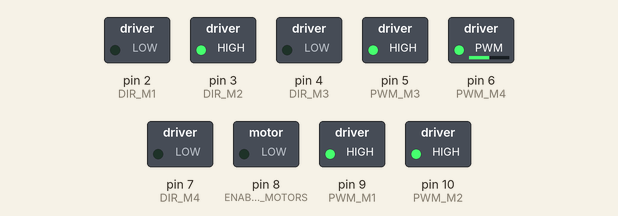
Simulated run of this sketch. Board: Arduino Uno, built with avr-gcc and run on an emulated ATmega328P. Shown: switched loads named in the sketch (green lamp = pin HIGH). Pins used as bus, display or sensor lines are not drawn.

Above: at 0.1 s.
Timing chart, 0 to 1.6 s (numbered marks = the images above):
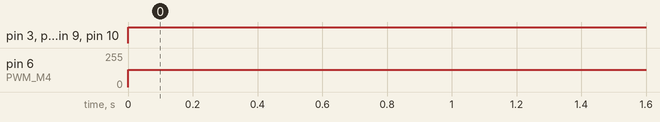

The sketch:

motorController.ino
```cpp
// imported library code from Progressive Automations

// include the SPI library (used to control H-Bridge Motor Controllers):
// Serial Peripheral Interface (SPI)
#include <SPI.h>

// Set Directional Pins for controlling motor direction
#define DIR_M1 2
#define DIR_M2 3
#define DIR_M3 4
#define DIR_M4 7

// Set PWM Pins for the motors
#define PWM_M1 9
#define PWM_M2 10
#define PWM_M3 5
#define PWM_M4 6

// Set Slave Pins for the motors
#define SS_M1 11
#define SS_M2 12
#define SS_M3 13
#define SS_M4 14

// Enable for all 4 motors
#define ENABLE_MOTORS 8

int pwm1, pwm2, pwm3, pwm4;
boolean dir1, dir2, dir3, dir4;

// initialization code
void setup() {
    unsigned int configWord;

    // Setup pins:
    pinMode(SS_M1, OUTPUT);
    pinMode(SS_M2, OUTPUT);
    pinMode(SS_M3, OUTPUT);
    pinMode(SS_M4, OUTPUT);

    // LOW = enabled, HIGH = disabled
    digitalWrite(SS_M1, LOW);
    digitalWrite(SS_M2, LOW);
    digitalWrite(SS_M3, LOW);
    digitalWrite(SS_M4, LOW);

    // Directional pins
    pinMode(DIR_M1, OUTPUT);
    pinMode(DIR_M2, OUTPUT);
    pinMode(DIR_M3, OUTPUT);
    pinMode(DIR_M4, OUTPUT);

    // PWM pins
    pinMode(PWM_M1, OUTPUT);
    pinMode(PWM_M2, OUTPUT);
    pinMode(PWM_M3, OUTPUT);
    pinMode(PWM_M4, OUTPUT);

    // LOW = enabled, HIGH = disabled
    digitalWrite(PWM_M1, LOW);
    digitalWrite(PWM_M2, LOW);
    digitalWrite(PWM_M3, LOW);
    digitalWrite(PWM_M4, LOW);

    // Enable all 4 motors
    pinMode(ENABLE_MOTORS, OUTPUT);

    // LOW = enabled, HIGH = disabled
    digitalWrite(ENABLE_MOTORS, HIGH);

  /* /******* Set up L9958 chips *********
    ' L9958 Config Register
    ' Bit
    '0 - RES
    '1 - DR - reset
    '2 - CL_1 - curr limit
    '3 - CL_2 - curr_limit
    '4 - RES
    '5 - RES
    '6 - RES
    '7 - RES
    '8 - VSR - voltage slew rate (1 enables slew limit, 0 disables)
    '9 - ISR - current slew rate (1 enables slew limit, 0 disables)
    '10 - ISR_DIS - current slew disable
    '11 - OL_ON - open load enable
    '12 - RES
    '13 - RES
    '14 - 0 - always zero
    '15 - 0 - always zero
    */  // set to max current limit and disable ISR slew limiting */
    configWord = 0b0000010000001100;

    SPI.begin();
    SPI.setBitOrder(LSBFIRST);
    // clock pol = low, phase = high??
    SPI.setDataMode(SPI_MODE1);

    // Motor 1
    digitalWrite(SS_M1, LOW);
    SPI.transfer(lowByte(configWord));
    SPI.transfer(highByte(configWord));
    digitalWrite(SS_M1, HIGH);

    // Motor 2
    digitalWrite(SS_M2, LOW);
    SPI.transfer(lowByte(configWord));
    SPI.transfer(highByte(configWord));
    digitalWrite(SS_M2, HIGH);

    // Motor 3
    digitalWrite(SS_M3, LOW);
    SPI.transfer(lowByte(configWord));
    SPI.transfer(highByte(configWord));
    digitalWrite(SS_M3, HIGH);

    // Motor 4
    digitalWrite(SS_M4, LOW);
    SPI.transfer(lowByte(configWord));
    SPI.transfer(highByte(configWord));
    digitalWrite(SS_M4, HIGH);

    //Set initial actuator settings to pull at 0 speed for safety
    dir1 = 0; dir2 = 0; dir3 = 0; dir4 = 0; // Set direction
    pwm1 = 0; pwm2 = 0; pwm3 = 0; pwm4 = 0; // Set speed (0-255)

    // LOW = enabled, HIGH = disabled
    digitalWrite(ENABLE_MOTORS, LOW);

}

// Process to repeat continuously in loop
void loop() {

    //set direction and speed (sample values below)
    dir1 = 0;
    pwm1 = 255;
    digitalWrite(DIR_M1, dir1);
    analogWrite(PWM_M1, pwm1); // write to pins

    dir2 = 1;
    pwm2 = 255;
    digitalWrite(DIR_M2, dir2);
    analogWrite(PWM_M2, pwm2);

    dir3 = 0;
    pwm3 = 255;
    digitalWrite(DIR_M3, dir3);
    analogWrite(PWM_M3, pwm3);

    dir4 = 0;
    pwm4 = 128;
    digitalWrite(DIR_M4, dir4);
    analogWrite(PWM_M4, pwm4);

    // apply a delay to wait for the motors to set
    delay(5000);

}
```

Measured:
- by itself, pin 3 (DIR_M2), pin 5 (PWM_M3), pin 9 (PWM_M1), pin 10 (PWM_M2): LOW → HIGH at 0.00 s
- by itself, pin 6 (PWM_M4): 0/255 → 128/255 at 0.00 s
